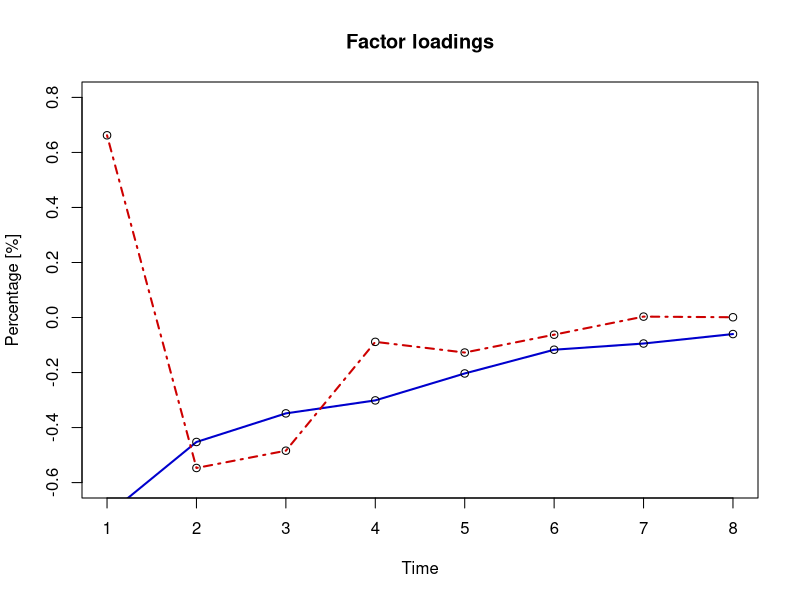

Here is the R script that generated this plot:
# clear variables and close windows
rm(list = ls(all = TRUE))
graphics.off()

# load data
x = read.table("implvola.dat")

# rescale
x = x/100

# number of rows
n = nrow(x)

# compute first differences
z = apply(x,2,diff)
# calculate covariance
s = cov(z) * 1e+05

# determine eigenvectors
e = eigen(s)
e = e$vectors

f1	= e[, 1]
f2	= e[, 2]

# Adjust second Eigenvector in R not necessary - the computation differs from R to Matlab 

# Plot
plot(f1, col = "blue3", ylim = c(-0.6, 0.8), lwd = 2, type = "l", xlab = "Time", 
    ylab = "Percentage [%]", main = "Factor loadings")
points(f1)
lines(f2, col = "red3", lwd = 2, lty = "dotdash")
points(f2) 